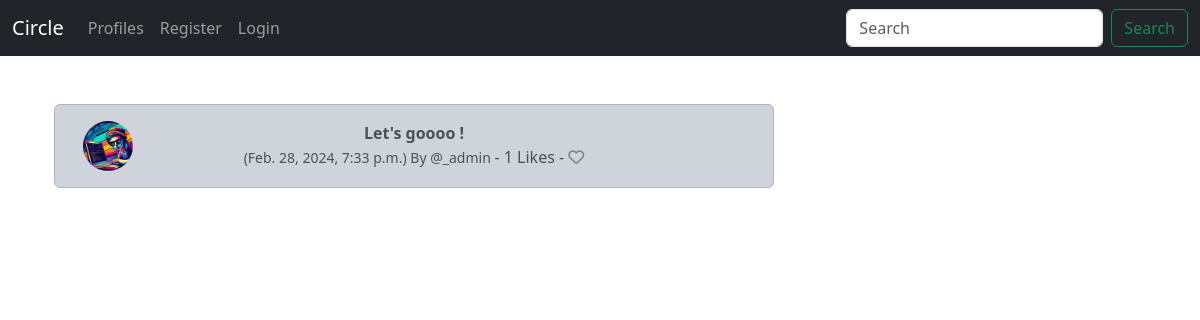
/noise_show/11, run on the app's committed database.
### circle/models.py (models this page shows, shortened)
class Noise(models.Model):
    user = models.ForeignKey(
        User, related_name = "noises",
        on_delete = models.DO_NOTHING
    )
    body = models.CharField(max_length=200)
    created_at = models.DateTimeField(auto_now_add=True)
    likes = models.ManyToManyField(User, related_name="noise_like", blank=True)
    def number_of_likes(self):
        return self.likes.count()

class Profile(models.Model):
    user = models.OneToOneField( User, on_delete=models.CASCADE)
    follows = models.ManyToManyField("self",
        related_name="followed_by",
        symmetrical=False,
        blank=True)
    date_modified = models.DateTimeField(User, auto_now=True)
    profile_image = models.ImageField(null=True,blank=True, upload_to="images/")
    profile_bio = models.CharField(null=True, blank=True, max_length=500)
    hompage_link = models.CharField(null=True, blank=True, max_length=250)
    facebook_link = models.CharField(null=True, blank=True, max_length=250)
    instagram_link = models.CharField(null=True, blank=True, max_length=250)
    linkedin_link = models.CharField(null=True, blank=True, max_length=250)
    github_link =models.CharField(null=True, blank=True, max_length=250)

### circle/views.py (the view)
# urls.py: path('noise_show/<int:pk>', views.noise_show, name='noise_show'),
def noise_show(request, pk):
    noise = get_object_or_404(Noise,id=pk)
    if noise:
        return render(request, "show_noise.html", {'noise':noise})
    else:
        messages.success(request, ("That Noise does not exist..."))
        return redirect('home')

### circle/templates/show_noise.html (shortened to what this page needs)
{% extends 'base.html' %}
{% load static %}
{% block content %}
<div class="container text-center">
  <div class="row">
      <div class="col-8">
<br/>
<div class="alert alert-dark" role="alert">
  <div class="container">
    <div class="row">
      <div class="col-1">
        {%  if noise.user.profile.profile_image  %}
        <img src="{{ noise.user.profile.profile_image.url}}" width=50 height=50 class="rounded-circle" alt="{{ profile.user.username}}">
       {% else %}
       <img src="{% static 'images/default_profile_pic.png' %}" width=50 height=50 class="rounded-circle" alt="{{ profile.user.username}}">
       {% endif %}
      </div>
<div class="col-10">
    <strong>{{ noise.body }}</strong><br/>
    <small class="text-muted">
      ({{ noise.created_at}}) By @{{ noise.user.username}}
    </small>
    - {{ noise.number_of_likes }} Likes -
    {%  if user in noise.likes.all %}
    <a href="{%  url 'noise_like' noise.id  %}"><i class="fa-solid fa-heart" style="color:rgb(245, 75, 75)"></i></a>
    {% else %}
    <a href="{%  url 'noise_like' noise.id  %}"><i class="fa fa-heart-o" style="color:grey"></i></a>
    {% endif %}
  </div>
   <br/>
  </div>
  </div>
  </div>
</div>
<div class="col-4"><br/><br/><br/>
</div>
{% endblock %}

### data on the page
Noise: user.profile.profile_image (picture), body "Let's goooo !", created_at "Feb. 28, 2024, 7:33 p.m.", user.username "_admin", number_of_likes "1"
